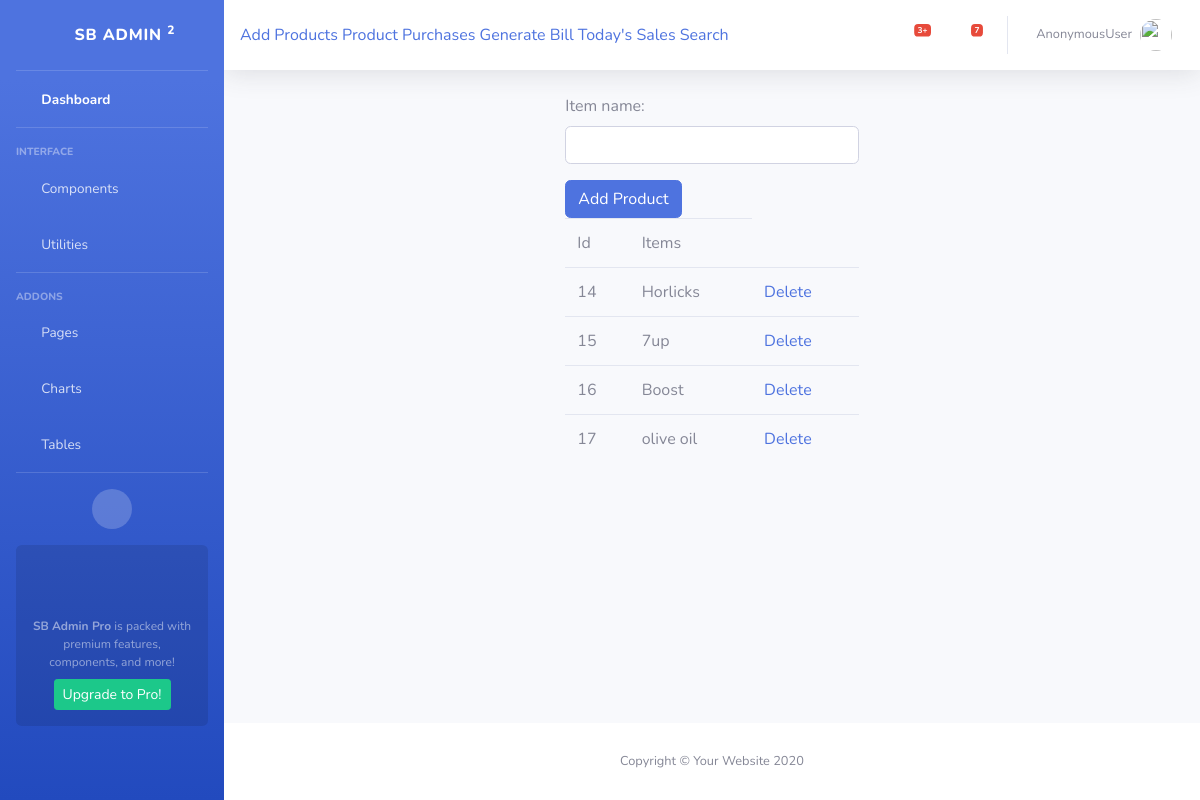
The app's page /item with its own data.
### app_billing/models.py (models this page shows, shortened)
class Items(models.Model):
    item_name = models.CharField(max_length=120)

### app_billing/views.py (the view, shortened to what this page needs)
# urls.py: path('item', ItemCreate.as_view(), name='item'),
class ItemCreate(TemplateView):
    model = Items
    template_name = 'app_billing/item_create.html'
    form_class = ItemCreateForm
    def get(self, request, *args, **kwargs):
        items = Items.objects.all()
        self.context = {
            "form": self.form_class,
            "items":items
        }
        return render(request, self.template_name, self.context)

### app_billing/templates/app_billing/item_create.html (shortened to what this page needs)
{% extends 'app_billing/admin_base.html' %}
{% block body_block %}
<div class="row">
    <div class="col"></div>
        <div class="col-lg-4">
                <form method="post">
                    {{form.as_p}}
                    <input type="submit" class="btn btn-primary" value="Add Product">
                </form>
                <table class="table">
                        <tr>
                            <td>Id</td>
                            <td>Items</td>
                        </tr>
                       {% for item in items %}
                        <tr>
                          <td>{{ item.id}}</td>
                          <td>{{ item.item_name }}</td>
                          <td><a href="{% url 'itemdelete' item.id %}"> Delete </a> </td>
                        </tr>
                        {% endfor %}
                </table>
        </div>
    <div class="col"></div>
</div>
{% endblock %}

### app_billing/templates/app_billing/admin_base.html (shortened to what this page needs)
{%load static %}
<!DOCTYPE html>
<html lang="en">
<head>
    <link href="{% static 'vendor/fontawesome-free/css/all.min.css' %}" rel="stylesheet" type="text/css">
    <link href="{% static 'css/sb-admin-2.min.css' %}" rel="stylesheet">
</head>
<body id="page-top">
    <div id="wrapper">
        <ul class="navbar-nav bg-gradient-primary sidebar sidebar-dark accordion" id="accordionSidebar">
            <a class="sidebar-brand d-flex align-items-center justify-content-center" href="index.html">
                <div class="sidebar-brand-icon rotate-n-15">
                    <i class="fas fa-laugh-wink"></i>
                </div>
                <div class="sidebar-brand-text mx-3">SB Admin <sup>2</sup></div>
            </a>
            <hr class="sidebar-divider my-0">
            <li class="nav-item active">
                <a class="nav-link" href="index.html">
                    <i class="fas fa-fw fa-tachometer-alt"></i>
                    <span>Dashboard</span></a>
            </li>
            <hr class="sidebar-divider">
            <div class="sidebar-heading">
                Interface
            </div>
            <li class="nav-item">
                <a class="nav-link collapsed" href="#" data-toggle="collapse" data-target="#collapseTwo"
                    aria-expanded="true" aria-controls="collapseTwo">
                    <i class="fas fa-fw fa-cog"></i>
                    <span>Components</span>
                </a>
            </li>
            <li class="nav-item">
                <a class="nav-link collapsed" href="#" data-toggle="collapse" data-target="#collapseUtilities"
                    aria-expanded="true" aria-controls="collapseUtilities">
                    <i class="fas fa-fw fa-wrench"></i>
                    <span>Utilities</span>
                </a>
            </li>
            <hr class="sidebar-divider">
            <div class="sidebar-heading">
                Addons
            </div>
            <li class="nav-item">
                <a class="nav-link collapsed" href="#" data-toggle="collapse" data-target="#collapsePages"
                    aria-expanded="true" aria-controls="collapsePages">
                    <i class="fas fa-fw fa-folder"></i>
                    <span>Pages</span>
                </a>
            </li>
            <li class="nav-item">
                <a class="nav-link" href="charts.html">
                    <i class="fas fa-fw fa-chart-area"></i>
                    <span>Charts</span></a>
            </li>
            <li class="nav-item">
                <a class="nav-link" href="tables.html">
                    <i class="fas fa-fw fa-table"></i>
                    <span>Tables</span></a>
            </li>
            <hr class="sidebar-divider d-none d-md-block">
            <div class="text-center d-none d-md-inline">
                <button class="rounded-circle border-0" id="sidebarToggle"></button>
            </div>
            <div class="sidebar-card">
                <p class="text-center mb-2"><strong>SB Admin Pro</strong> is packed with premium features, components, and more!</p>
                <a class="btn btn-success btn-sm" href="https://startbootstrap.com/theme/sb-admin-pro">Upgrade to Pro!</a>
            </div>
        </ul>
        <div id="content-wrapper" class="d-flex flex-column">
            <div id="content">
                <nav class="navbar navbar-expand navbar-light bg-white topbar mb-4 static-top shadow">
                    <form>
                       <a class="collapse-item" href="{% url 'item' %}">Add Products</a>
                        <a class="collapse-item" href="{% url 'productcreate' %}">Product Purchases </a>
                        <a class="collapse-item" href="{% url 'ordercreate' %}">Generate Bill </a>
                         <a class="collapse-item" href="{% url 'dsales' %}">Today's Sales </a>
                         <a class="collapse-item" href="{% url 'search' %}">Search </a>
                    </form>
                    <ul class="navbar-nav ml-auto">
                        <li class="nav-item dropdown no-arrow mx-1">
                            <a class="nav-link dropdown-toggle" href="#" id="alertsDropdown" role="button"
                                data-toggle="dropdown" aria-haspopup="true" aria-expanded="false">
                                <i class="fas fa-bell fa-fw"></i>
                                <span class="badge badge-danger badge-counter">3+</span>
                            </a>
                        </li>
                        <li class="nav-item dropdown no-arrow mx-1">
                            <a class="nav-link dropdown-toggle" href="#" id="messagesDropdown" role="button"
                                data-toggle="dropdown" aria-haspopup="true" aria-expanded="false">
                                <i class="fas fa-envelope fa-fw"></i>
                                <span class="badge badge-danger badge-counter">7</span>
                            </a>
                        </li>
                        <li class="nav-item dropdown no-arrow">
                            <a class="nav-link dropdown-toggle" href="#" id="userDropdown" role="button"
                                data-toggle="dropdown" aria-haspopup="true" aria-expanded="false">
                                <span class="mr-2 d-none d-lg-inline text-gray-600 small">{{ request.user}}</span>
                                <img class="img-profile rounded-circle"
                                    src="img/undraw_profile.svg">
                            </a>
                        </li>
                    </ul>
                </nav>
                <div class="container-fluid">
                {% block body_block%}
                    {% endblock %}
                </div>
            </div>
            <footer class="sticky-footer bg-white">
                <div class="container my-auto">
                    <div class="copyright text-center my-auto">
                        <span>Copyright &copy; Your Website 2020</span>
                    </div>
                </div>
            </footer>
        </div>
    </div>
</body>
</html>

### records on screen
Items: id "14", item_name "Horlicks"
Items: id "15", item_name "7up"
Items: id "16", item_name "Boost"
Items: id "17", item_name "olive oil"

### other values on screen
{{ request.user }} "AnonymousUser"
